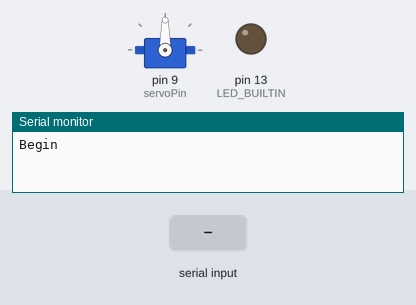
The sketch below on a simulated Arduino Uno, built with avr-gcc and run on an emulated ATmega328P. Parts: servo, output pins drawn as LEDs (lit = HIGH), the last lines printed to the serial monitor. The test bench sets the inputs (shaded band).

Above: at 2.2 s.
2.3 s: "right" received over Serial
At 3.45 s:
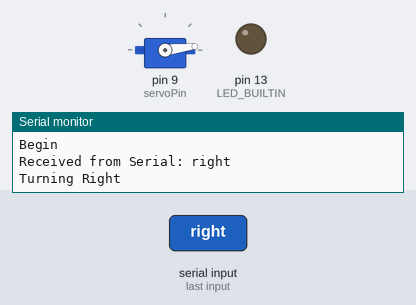
5.3 s: "left" received over Serial
At 7.4 s:
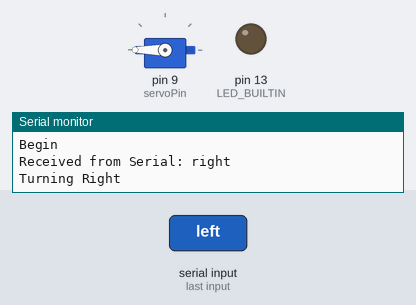
Timing chart, 0 to 13.1 s (numbered marks = the images above; inputs shaded):
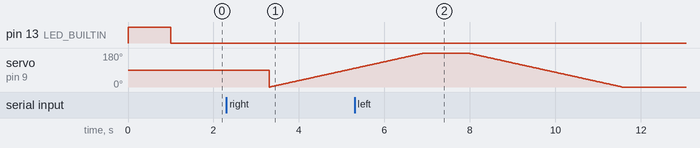

Measured:
- by itself, servo on pin 9 (servoPin): rises from 99° to 180° in 1.6 s, then falls to 0° in 4.6 s

The sketch:

control_arm_by_speech.ino
```cpp
#include <Servo.h>
Servo myservo;
int servoPosition = 0;
const int servoPin = 9;
void setup()
{
 Serial.begin(9600);
pinMode(LED_BUILTIN, OUTPUT);
digitalWrite(LED_BUILTIN, HIGH);
  delay(1000);
  digitalWrite(LED_BUILTIN, LOW);
  myservo.attach(servoPin);
  myservo.write(90); // center the servo
  Serial.println("Begin");
}
void loop(){
  if (Serial.available() > 0)
  { String incomingString = Serial.readString();
    Serial.print(F("Received from Serial: "));
    Serial.println(incomingString);
    if (incomingString.startsWith("right"))
    {Serial.println(F("Turning Right"));
      for (servoPosition = 0; servoPosition <= 180; servoPosition++)
      {myservo.write(servoPosition);
        delay(20);
      }
    }else if (incomingString.startsWith("left"))
    {
      Serial.println(F("Turning Left"));
      for (servoPosition = 180; servoPosition >= 0; servoPosition--)
      {myservo.write(servoPosition);
        delay(20);
      } }}}
```
